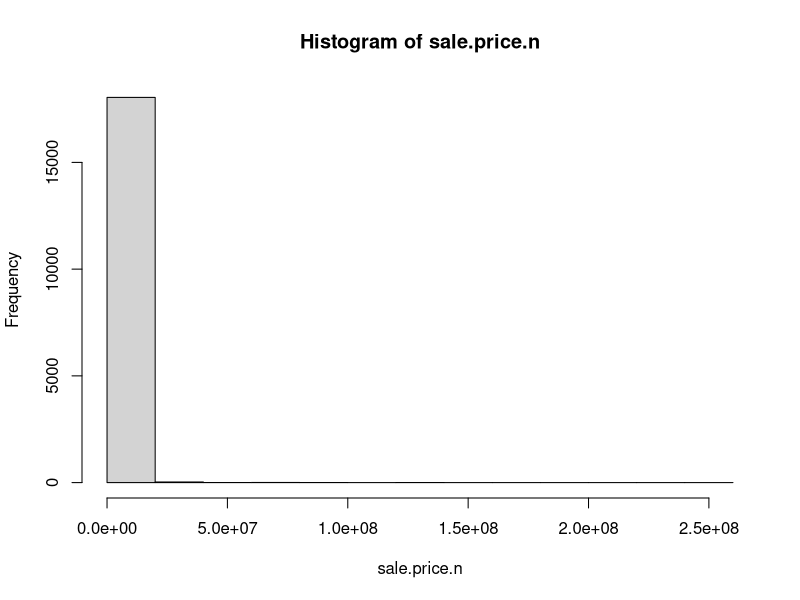
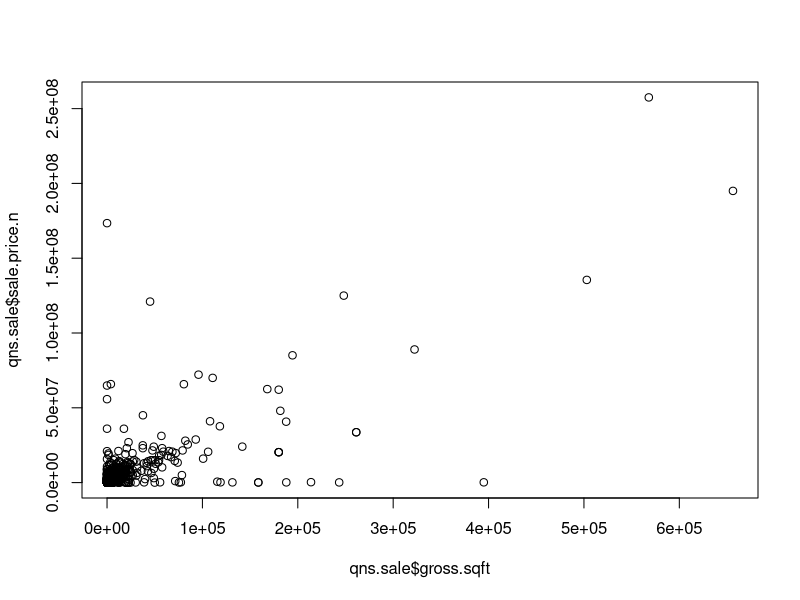
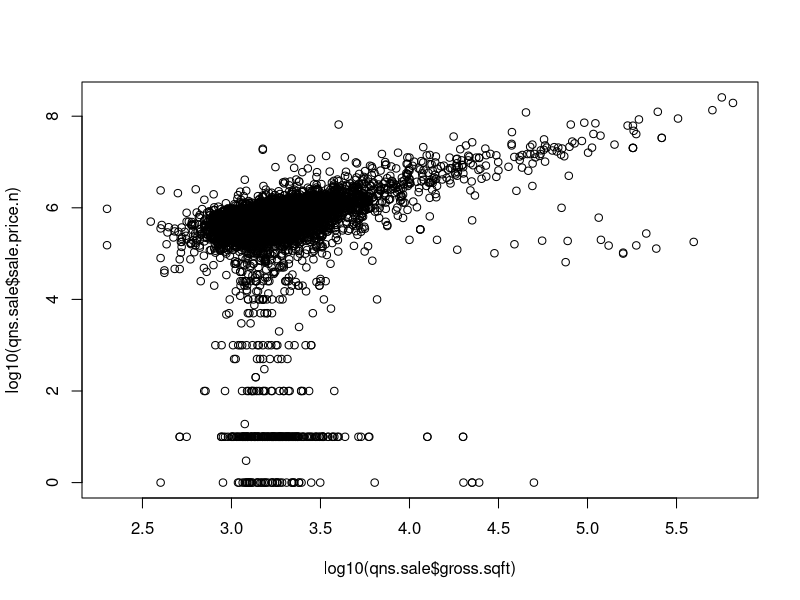
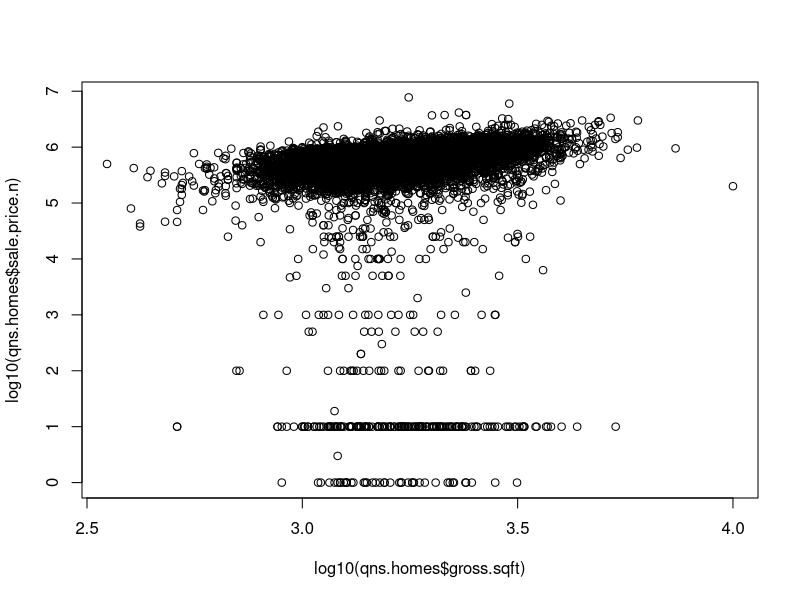
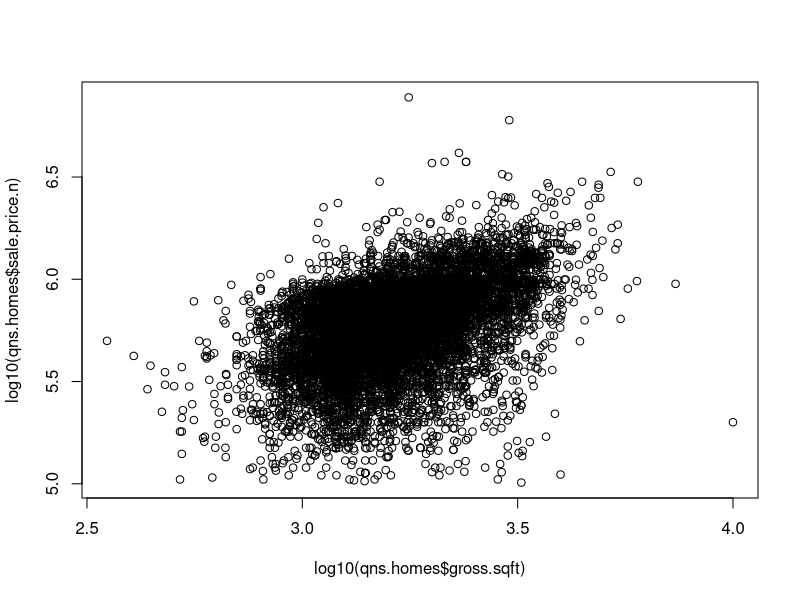

R code for these plots, in order:
## ---- chunk 1
knitr::opts_chunk$set(echo = TRUE)
## ---- chunk 2
#require(gdata)
#require(plyr) #Added by Monnie McGee
#install the gdata and plyr packages and load in to R.
setwd("C:\\Users\\Yao\\Documents\\GitHub\\DDS-HW6\\Data")
## ---- chunk 3
qns <- read.csv("rollingsales_queens.csv",skip=4,header=TRUE)
## ---- chunk 4
head(qns)
summary(qns)
str(qns) # Very handy function!
## ---- chunk 5
library(gdata)
library(plyr)
qns$SALE.PRICE.N <- as.numeric(gsub("[^[:digit:]]","", qns$SALE.PRICE))
count(is.na(qns$SALE.PRICE.N))
names(qns) <- tolower(names(qns)) # make all variable names lower case
## Get rid of leading digits
qns$gross.sqft <- as.numeric(gsub("[^[:digit:]]","", qns$gross.square.feet))
qns$land.sqft <- as.numeric(gsub("[^[:digit:]]","", qns$land.square.feet))
qns$year.built <- as.numeric(as.character(qns$year.built))
## ---- chunk 6
attach(qns)
hist(sale.price.n) 
detach(qns)
## ---- chunk 7
qns.sale <- qns[qns$sale.price.n!=0,]
plot(qns.sale$gross.sqft,qns.sale$sale.price.n)
plot(log10(qns.sale$gross.sqft),log10(qns.sale$sale.price.n))
## ---- chunk 8
qns.homes <- qns.sale[which(grepl("FAMILY",qns.sale$building.class.category)),]
dim(qns.homes)
plot(log10(qns.homes$gross.sqft),log10(qns.homes$sale.price.n))
summary(qns.homes[which(qns.homes$sale.price.n<100000),])
## ---- chunk 9
qns.homes$outliers <- (log10(qns.homes$sale.price.n) <=5) + 0
qns.homes <- qns.homes[which(qns.homes$outliers==0),]
plot(log10(qns.homes$gross.sqft),log10(qns.homes$sale.price.n))
